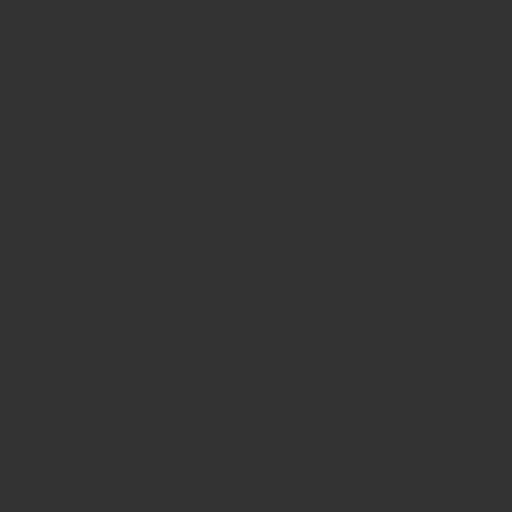
Frame 1 (no input)
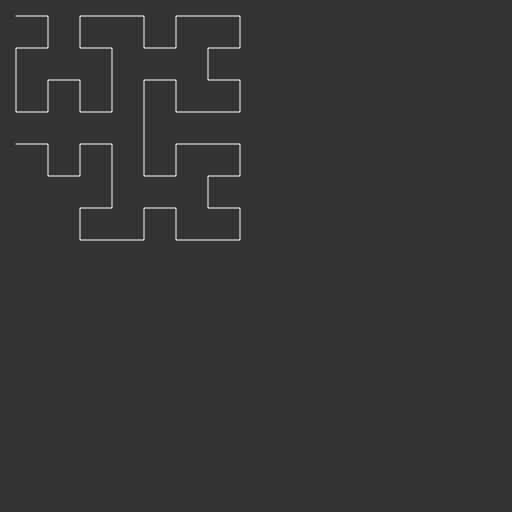
Frame 60 (no input)
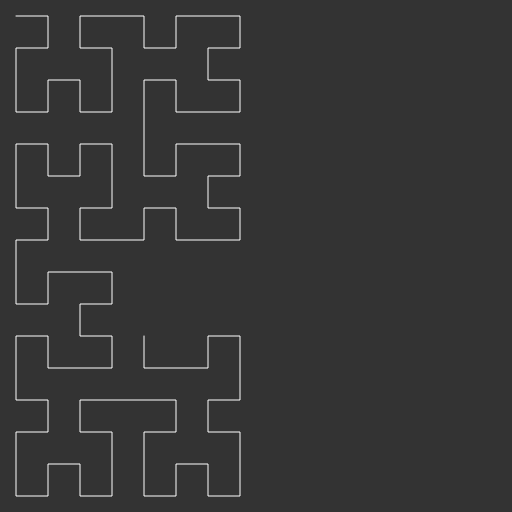
Frame 120 (the mouse pressed at the canvas centre since frame 60)

The p5.js sketch that drew these frames (run headless with seeded random() and noise() and a simulated clock; from frame 60 on, the mouse is pressed at the canvas centre):

// p5.js sketch
// ── sketch.js
var order = 4;
var N = Math.pow(2, order);
var total = N * N;
var path = []
var direction = 1;

function setup() {
  createCanvas(512, 512);
  background(0);
  for (let i = 0; i < total; i++) {
    path[i] = hilbert(i);
    len = width / N;
    path[i].mult(len);
    path[i].add(len / 2, len / 2);
  }
}

function hilbert(i) {
  points = [createVector(0, 0), createVector(0, 1), createVector(1, 1), createVector(1, 0)];
  index = i & 3;
  v = points[index];
  for (let j = 1; j < order; j++) {
    // Bit Masking // verplaatst/removed de achterste 2 bits van de binary representatie van i "hilbert(<i>)"
    i = i >>> 2;
    index = i & 3;
    var lenght = Math.pow(2, j);
    if (index == 0) {
      // verwissel index 1 en 3
      var temp = v.x
      v.x = v.y;
      v.y = temp;
    } else if (index == 1) {
      v.y += lenght;
    } else if (index == 2) {
      v.x += lenght;
      v.y += lenght;
    } else if (index == 3) {
      // verwissel index 0 en 2
      var temp = lenght - 1 - v.x
      v.x = lenght - 1 - v.y
      v.y = temp
      v.x += lenght;
    }
  }
  return v;
}

let counter = 0;
function draw() {
  background(51);
  stroke(255);
  strokeWeight(1);
  noFill();
  beginShape();
  for (let i = 0; i < counter; i++) {
    vertex(path[i].x, path[i].y);
  }
  endShape();
  counter+=direction;
  if (counter == path.length) {
    direction = -1;
  } else if (counter == 0) {
    direction = 1;
  }

  // strokeWeight(2);
  // for (let i = 0; i < path.length; i++) {
  //   point(path[i].x, path[i].y);
  //   text(i, path[i].x + 5, path[i].y - 5);
  // }
}
